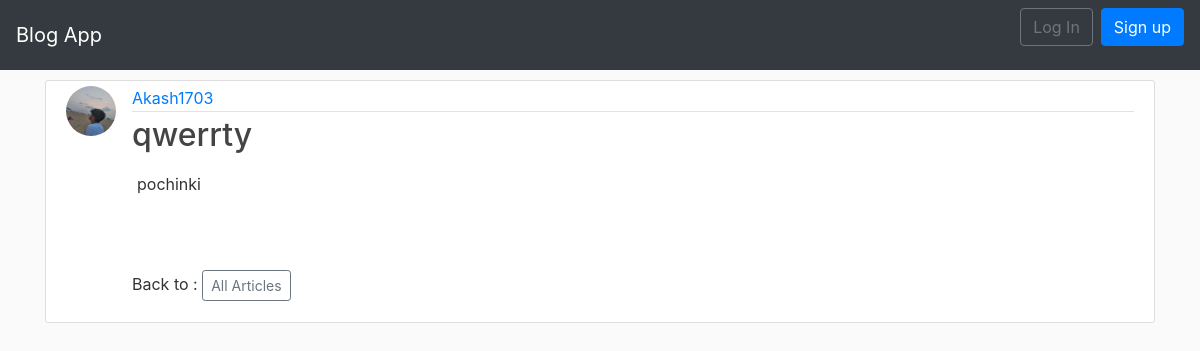
The page /post/11/ on the database as committed earlier.
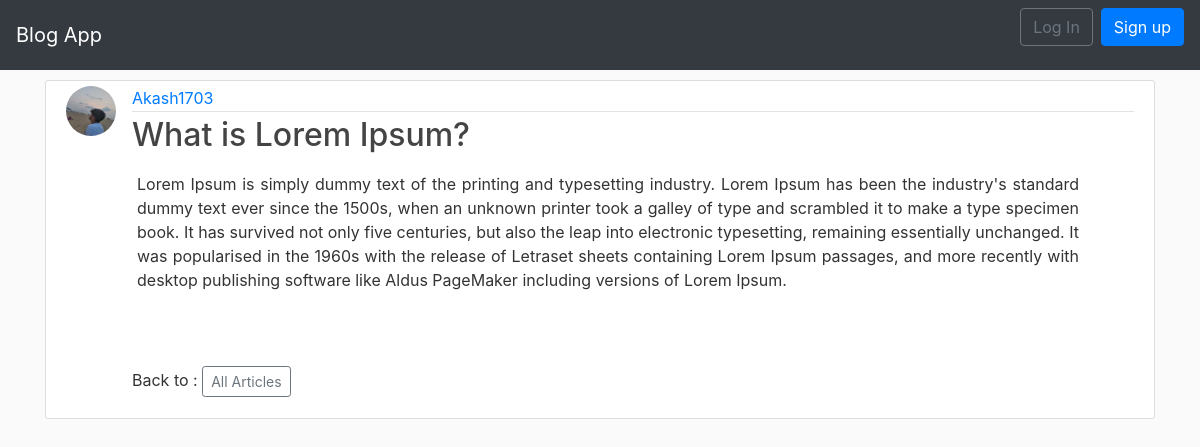
The same page on the database as committed later.
### blog/models.py (models this page shows, shortened)
class Post(models.Model):
    title = models.CharField(max_length = 250)
    content = models.TextField()
    post_posted = models.DateTimeField(default = timezone.now)
    author = models.ForeignKey(User, on_delete = models.CASCADE)

### users/models.py (models this page shows, shortened)
class Profile(models.Model):
    user = models.OneToOneField(User,on_delete = models.CASCADE)
    image = models.ImageField(default = 'default.jpg', upload_to = 'profile_pics')

### blog/views.py (the view)
# urls.py: path('post/<int:pk>/', PostDetailView.as_view(), name='post-detail'),
class PostDetailView(DetailView):
    model = Post

### blog/templates/blog/post_detail.html (shortened to what this page needs)
{% extends "blog/base.html" %}
{% block content %}
  <article class="media content-section">
    <img class="rounded-circle article-img" src="{{ object.author.profile.image.url }}">
    <div class="media-body">
      <div class="article-metadata">
        <a class="mr-2" href="{% url 'user-posts' object.author.username %}">{{ object.author }}</a>
      </div>
      <h2 class="article-title">{{ object.title }}</h2>
      <p class="article-content">{{ object.content }}</p>
      <br>
      <br>
      <p>Back to : <a class="btn btn-outline-secondary btn-sm" href="{% url 'blog-home' %}">All Articles</a></p>
    </div>
  </article>
{% endblock content %}

Rows that differ between the two databases and show on the page:
changed Post "Akash1703": title "qwerrty" → "What is Lorem Ipsum?"; content "pochinki" → "Lorem Ipsum is simply dummy text of the printing and typesetting industry. Lorem Ipsum has been the industry's standard dummy text ever since the 1500s, when an unknown printer took a galley of type and scrambled it to make a type specimen book. It has survived not only five centuries, but also the leap into electronic typesetting, remaining essentially unchanged. It was popularised in the 1960s with the release of Letraset sheets containing Lorem Ipsum passages, and more recently with desktop publishing software like Aldus PageMaker including versions of Lorem Ipsum."
